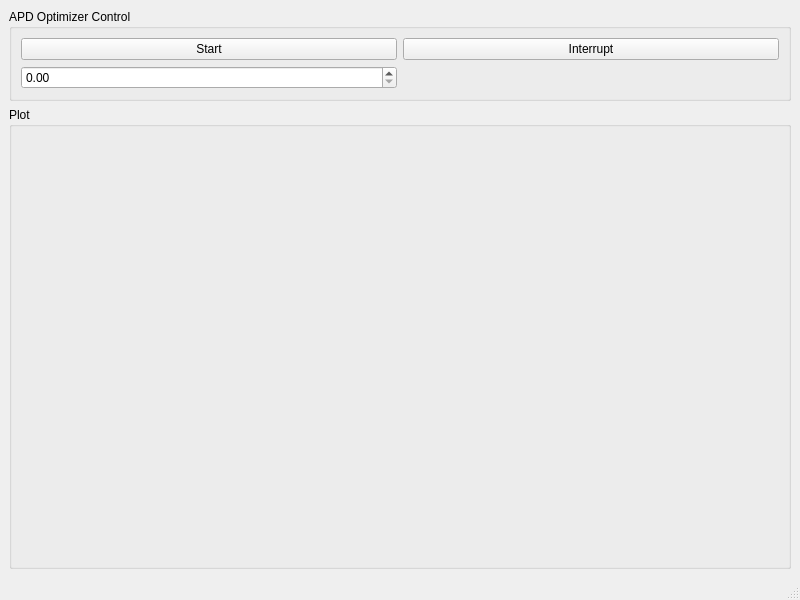
<?xml version="1.0" encoding="UTF-8"?>
<ui version="4.0">
 <class>APDOptmizerWindow</class>
 <widget class="QMainWindow" name="APDOptmizerWindow">
  <property name="geometry">
   <rect>
    <x>0</x>
    <y>0</y>
    <width>800</width>
    <height>600</height>
   </rect>
  </property>
  <property name="windowTitle">
   <string>APD Optimizer</string>
  </property>
  <widget class="QWidget" name="centralwidget">
   <layout class="QVBoxLayout" name="verticalLayout" stretch="0,1">
    <item>
     <widget class="QGroupBox" name="control_groupBox">
      <property name="title">
       <string>APD Optimizer Control</string>
      </property>
      <layout class="QGridLayout" name="gridLayout">
       <item row="0" column="0">
        <widget class="QPushButton" name="start_pushButton">
         <property name="text">
          <string>Start</string>
         </property>
        </widget>
       </item>
       <item row="0" column="1">
        <widget class="QPushButton" name="interrupt_pushButton">
         <property name="text">
          <string>Interrupt</string>
         </property>
        </widget>
       </item>
       <item row="1" column="0">
        <widget class="QDoubleSpinBox" name="int_time_doubleSpinBox"/>
       </item>
      </layout>
     </widget>
    </item>
    <item>
     <widget class="QGroupBox" name="plot_groupBox">
      <property name="title">
       <string>Plot</string>
      </property>
      <layout class="QVBoxLayout" name="verticalLayout_2"/>
     </widget>
    </item>
   </layout>
  </widget>
  <widget class="QMenuBar" name="menubar">
   <property name="geometry">
    <rect>
     <x>0</x>
     <y>0</y>
     <width>800</width>
     <height>21</height>
    </rect>
   </property>
  </widget>
  <widget class="QStatusBar" name="statusbar"/>
 </widget>
 <resources/>
 <connections/>
</ui>
